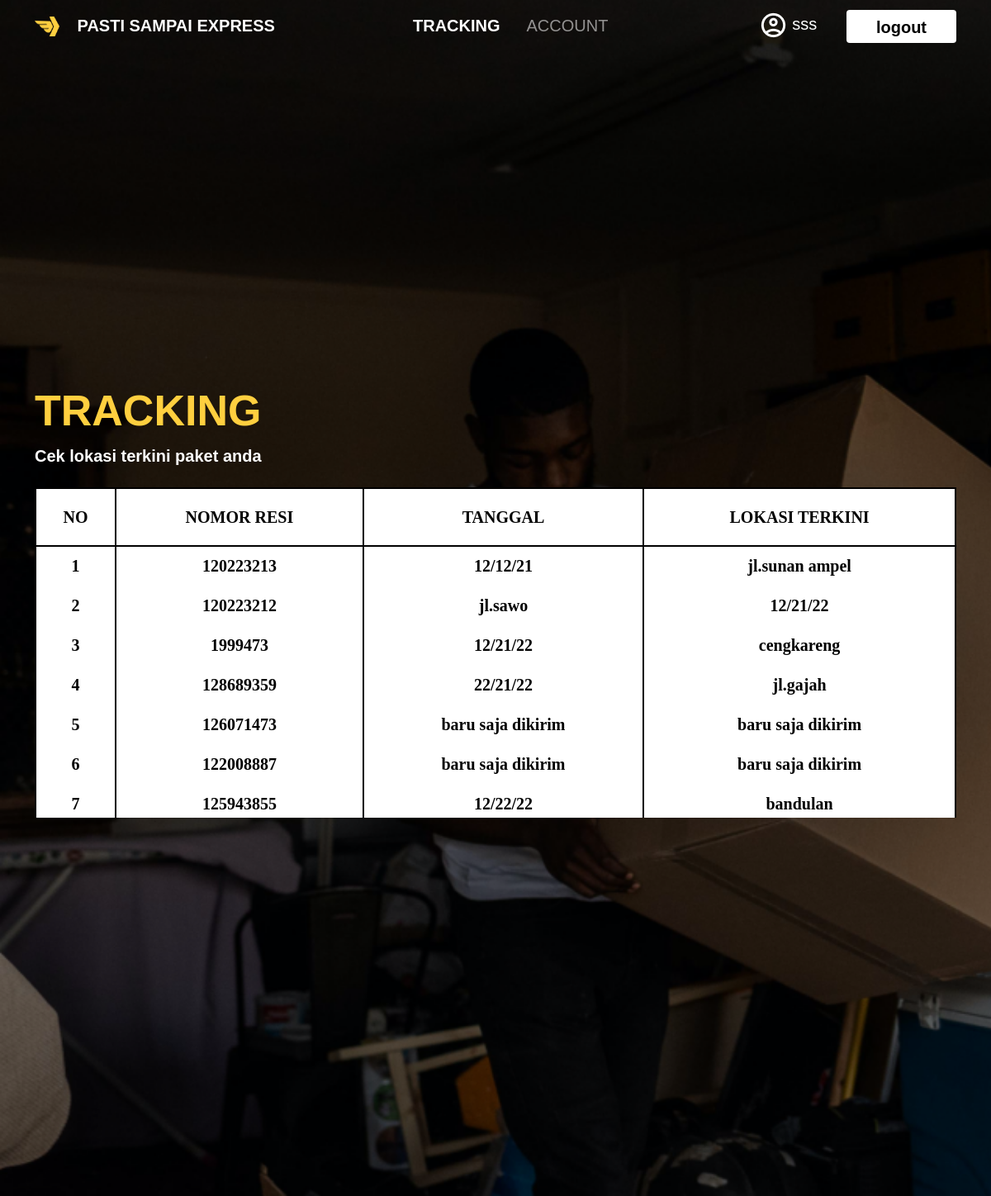
/dashboard (signed in), run on an earlier commit of the app's database.
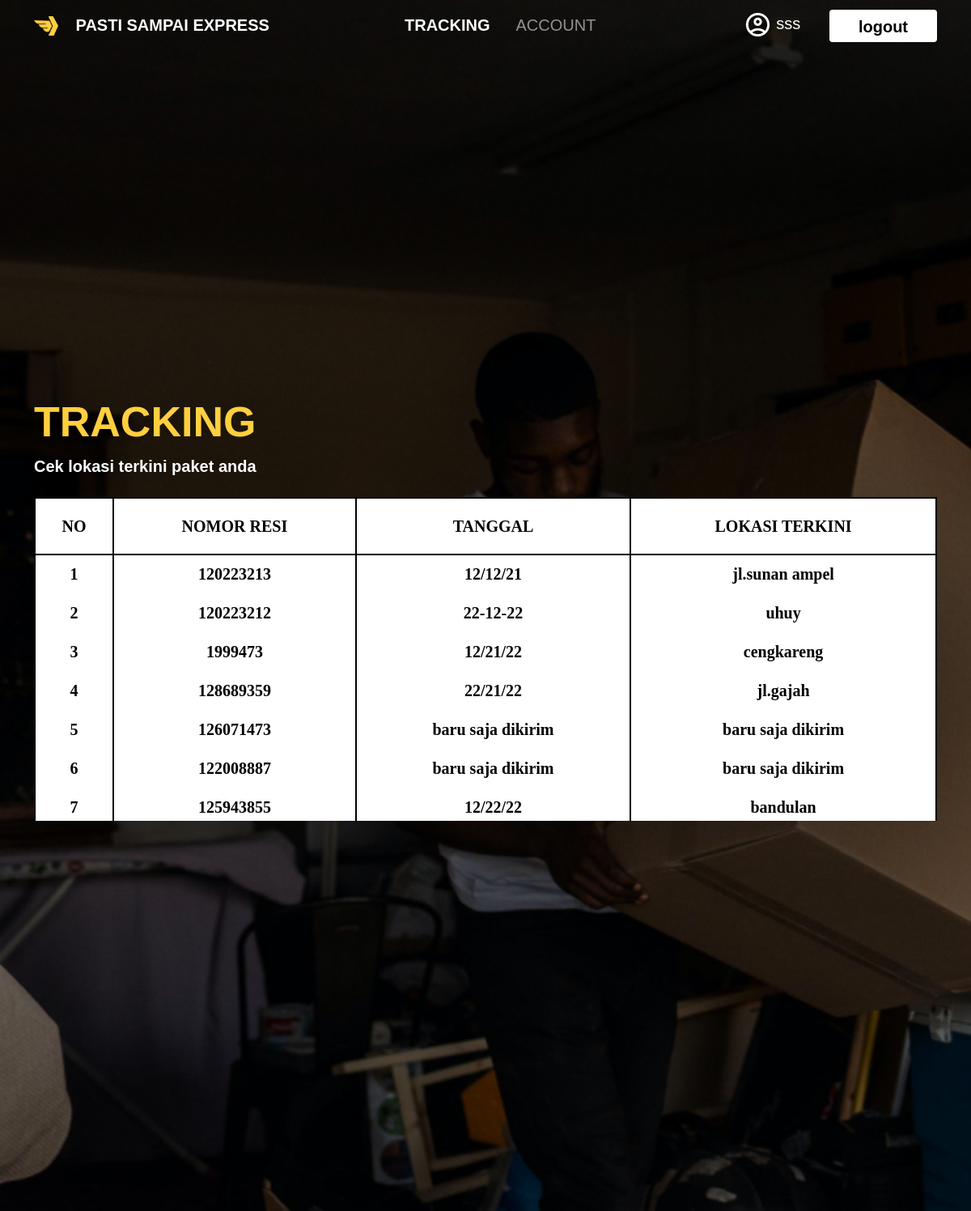
And on a later commit of the database.
### pastisampai/models.py (models this page shows, shortened)
class User(db.Model, UserMixin):
    id = db.Column(db.Integer(), primary_key=True)
    roles = db.Column(db.String(length=30),nullable=False)
    username = db.Column(db.String(length=30), nullable=False, unique=True)
    fullname = db.Column(db.String(length=30),nullable=False)
    email_address = db.Column(db.String(length=50), nullable=False)
    password_hash = db.Column(db.String(length=60), nullable=False)
    resi = db.relationship('Resi',secondary=user_resi,backref='users')
    @property
    def password(self):
        return self.password

class Resi(db.Model):
    id = db.Column(db.Integer(),primary_key=True)
    no_resi = db.Column(db.Integer(),nullable=False)
    sender_n = db.Column(db.String(length=60),nullable=False)
    receiver_n = db.Column(db.String(length=60),nullable=False)
    origin_n = db.Column(db.String(length=60),nullable=False)
    destination_n = db.Column(db.String(length=60),nullable=False)
    type_of_packet = db.Column(db.String(length=60),nullable=False)
    type_of_service = db.Column(db.String(length=60),nullable=False)
    sender_pn = db.Column(db.Integer(),nullable=False)
    receiver_pn = db.Column(db.Integer(),nullable=False)
    weight_packet = db.Column(db.String(length=30),nullable=False)
    arrived_at = db.Column(db.String(length=30),nullable=False)
    time_on_update = db.Column(db.String(length=60),nullable=False)
    time_on_deliver = db.Column(db.String(length=60),nullable=False)
    ongkir = db.Column(db.String(length=30),nullable=False)

### pastisampai/routes.py (the view)
@app.route('/dashboard',methods=["GET","POST"])
@login_required
def dashboard_page():
    if not current_user.roles == 'admin':
        session['url'] = url_for('dashboard_page')
        user = current_user.resi
        return render_template("dashboard.html",resis=user)
    flash('admin cant access those pages!',category='error')
    if 'url' in session:
        return redirect(session['url'])
    return redirect(url_for('home_page'))

### pastisampai/models.py (called while the page is built)
@login_manager.user_loader
def load_user(user_id):
    return User.query.get(int(user_id))

### pastisampai/templates/dashboard.html (shortened to what this page needs)
{% extends 'index.html' %}
{% block content %}
        <section id="dashboard">
            <div class="container h-100">
                <div class="row h-100">
                    <div class="col-md-12 dashboard-tagline my-auto">
                        <h1>TRACKING</h1>
                        <p>Cek lokasi terkini paket anda</p>
                        <div class="table-wrapper-scroll-y my-custom-scrollbar">
                            <table class="table table-bordered">
                              <thead>
                                <tr>
                                    <th scope="col">NO</th>
                                    <th scope="col">NOMOR RESI</th>
                                    <th scope="col">TANGGAL</th>
                                    <th scope="col">LOKASI TERKINI</th>
                                </tr>
                              </thead>
                                <tbody>
                                {% if resis %}
                                {% for resi in resis %}
                                <tr>
                                    <th scope="row">{{loop.index}}</th>
                                    <td>{{resi.no_resi}}</td>
                                    <td>{{resi.time_on_update}}</td>
                                    <td>{{resi.arrived_at}}</td>
                                </tr>
                                {% endfor %}
                                {% endif %}
                                </tbody>
                            </table>
                        </div>
                    </div>
                </div>
            </div>
        </section>
{% endblock %}

### pastisampai/templates/index.html (shortened to what this page needs)
<!doctype html>
<html lang="en">
    <head>
        <link rel="stylesheet" href="{{url_for('static',filename='css/bootstrap.min.css')}}">
        <link rel="stylesheet" href="{{url_for('static',filename='css/toastr.min.css')}}">
        <link href="{{url_for('static',filename='css/fontgoogle.css')}}" rel="stylesheet">
        <link rel="stylesheet" href="{{ url_for('static',filename='css/style.css') }}">
        <link rel="stylesheet" href="{{ url_for('static',filename='css/responsive.css') }}">
    </head>
    <body>
        <nav class="navbar navbar-expand-lg navbar-dark bg-transparent position-fixed w-100">
            <div class="container">
                <a class="navbar-brand" href="{{ url_for('home_page') }}">
                    <img src="{{ url_for('static',filename='Assets/img/Logo Small.png') }}" alt="" width="30" height="24" class="d-inline-block align-text-top me-3">
                    PASTI SAMPAI EXPRESS</a>
                <div class="collapse navbar-collapse" id="navbarNav">
                    <ul class="navbar-nav mx-auto">
                            {% if current_user.is_authenticated %}
                                {% if current_user.roles == 'admin' %}
                            <li class="nav-item mx-2">
                                <a href="{{ url_for('dashboard_admin_page') }}" class="nav-link {{ 'active' if request.path == url_for('dashboard_admin_page') }}">ADD</a>
                            </li>
                            <li class="nav-item mx-2">
                                <a href="{{ url_for('update_page') }}"  class="nav-link {{ 'active' if request.path == url_for('update_page') }}">UPDATE</a>
                            </li>
                            <li class="nav-item mx-2">
                                <a href="{{ url_for('tracking_page') }}" class="nav-link {{ 'active' if request.path == url_for('tracking_page') }}">TRACKING</a>
                            </li>
                            <li class="nav-item mx-2">
                                <a href="{{ url_for('account_info') }}" class="nav-link {{ 'active' if request.path == url_for('account_info') }}">ACCOUNT</a>
                            </li>
                                {% else %}
                            <li class="nav-item mx-2">
                                <a href="{{ url_for('dashboard_page') }}" class="nav-link {{ 'active' if request.path == url_for('dashboard_page') }}">TRACKING</a>
                            </li>
                            <li class="nav-item mx-2">
                                <a href="{{ url_for('account_info') }}" class="nav-link {{ 'active' if request.path == url_for('account_info') }}">ACCOUNT</a>
                            </li>
                                {% endif %}
                            {% endif %}
                    </ul>
                    <div>
                        {% if current_user.is_authenticated %}
                        <button class="button-primary">
                            <a href="{{ url_for('account_info') }}">
                                <img src="{{ url_for('static',filename='Assets/img/user.png') }}" alt="">
                                {{current_user.username}}</a>
                        </button>
                        <input class="btn button-secondary" type='button' id='logout' value='logout'>
                        {% endif %}
                    </div>
                </div>
            </div>
        </nav>
        {% block content %}{% endblock %}
    </body>
</html>

### pastisampai/static/css/style.css (style rules this page uses)
:root { --pr-color : #000000; }
.bg-transparent { transition: all ease-in 0.3s; }
body { font-family: 'Poppins', sans-serif; background-color: #000000; }
.navbar-brand { font-weight: 700; font-size: 20; }
.nav-link { font-size: 20px; }
.nav-link.active { font-weight: 700; }
.button-primary { width: 133px; height: 40px; background-color: transparent; color: #fff; border: none; font-size: 20px; font-weight: 400; }
.button-secondary { width: 133px; height: 40px; background-color: #fff; color: var(--pr-color); border: none; font-size: 20px; font-weight: 700; }
.button-primary a { color: #fff; text-decoration: none; }
#dashboard { background-image: url('../Assets/img/Background.png'); background-size: cover; height: 100vh; width: 100%; }
#dashboard h1 { width: 100%; height: 71px; font-weight: 700; font-size: 52px; line-height: 78px; color: #FFCF3F; }
#dashboard p { width: 100%; height: 35px; font-weight: 700; font-size: 20px; line-height: 30px; color: #FFFFFF; margin-bottom: 18px; }
.my-custom-scrollbar { position: relative; height: 400px; overflow: auto; }
.table-wrapper-scroll-y { display: block; }
#dashboard thead, #dashboard tbody { border: #000000; background: #FFFFFF; height: 70px; font-family: 'Poppins'; font-weight: 700; font-size: 20px; vertical-align: middle; text-align: center; color: #000000; }
#dashboard tbody { border-bottom: #FFFFFF; }
.table-bordered > :not(caption) > * { border-width: 2.5px 0; }
.table-bordered > :not(caption) > * > * { border-width: 0 2.5px; }

What changed in the data, as far as the page shows it:
changed Resi: time_on_update "jl.sawo" → "22-12-22"; arrived_at "12/21/22" → "uhuy"
